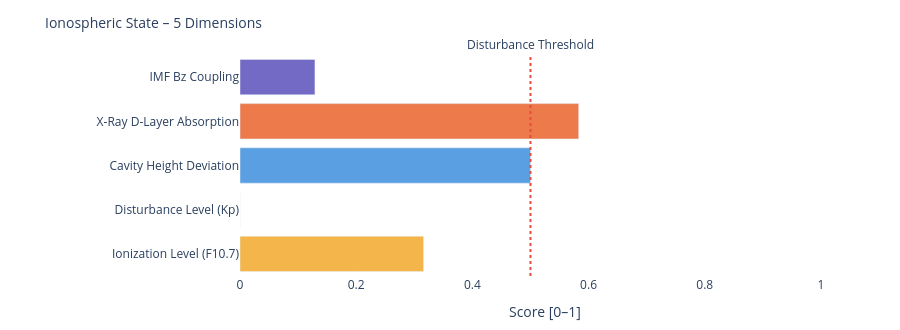

Write notebook code for a chart like this one.
### Markdown cell above
---
### 📐 Systemic Insight: Geometric Cavity vs. Real Schumann Resonance

**Relevant for:** Layer 6 = delta analysis &nbsp;|&nbsp; Layer 7 = feature vector / system interpretation

A cavity height change from 80 km to 70 km shifts the **idealized geometric frequencies** only minimally:

| Modus | Aktuell | Referenz | Δ |
|-------|---------|----------|---|
| SR-1 | 10.4762 Hz | 10.4599 Hz | +16 mHz |
| SR-2 | 18.1452 Hz | 18.1171 Hz | +28 mHz |
| SR-3 | 25.6612 Hz | 25.6215 Hz | +40 mHz |
| SR-4 | 33.1285 Hz | 33.0772 Hz | +51 mHz |

The geometric effect is limited because 10 km is very small compared to Earth's radius (~6371 km).

**Consequence:** Real Schumann deviations are likely driven more strongly by **conductivity, damping, day/night structure, lightning distribution and source geometry** than by pure cavity height.

---

**Layer 6 compares:**
```
geometric Δ from Layer 4  vs.  observed Δ from real Schumann measurement data
```

**Layer 7 Feature:**
```
If real Δ >> geometric Δ  →  non-geometric factors dominant
```

### Code cell
# ============================================================
# IONOSPHERIC STATE – Summary gauge
# Five dimensions: ionization, disturbance, cavity height, X-Ray, Bz coupling
# ============================================================

def norm(v, lo, hi):
    if v is None: return None
    return round(max(0.0, min(1.0, (v - lo) / (hi - lo))), 3)

# Ionization level (F10.7 → F2-Layer)
ioniz = norm(f107_val, 60, 250)

# Disturbance level (Kp → E/F-Layer irregularities)
disturb = norm(kp_val, 0, 9)

# Cavity height deviation from reference (80 km)
h_dev = norm(abs(h_eff - 80), 0, 20)

# X-Ray ionization (D-Layer absorption)
xray_ioniz = None
if xray_now is not None:
    xray_ioniz = norm(math.log10(max(xray_now, 1e-9)) + 9, 0, 5)

# Bz coupling (southward Bz → stronger magnetosphere-ionosphere coupling)
bz_coupling = norm(-(bz_now or 0), -5, 30) if bz_now is not None else None

dims = [
    ('Ionization Level (F10.7)',    ioniz,      '#F2A623'),
    ('Disturbance Level (Kp)',      disturb,    '#7F77DD'),
    ('Cavity Height Deviation',     h_dev,      '#378ADD'),
    ('X-Ray D-Layer Absorption',    xray_ioniz, '#E85D24'),
    ('IMF Bz Coupling',             bz_coupling,'#534AB7'),
]

fig = go.Figure()
for name, val, col in dims:
    if val is not None:
        h = int(val * 20)
        bar = '█' * h + '░' * (20 - h)
        label = f'{name}:  {bar}  {val:.3f}'
    else:
        label = f'{name}:  {"─" * 20}  n/a'
    fig.add_trace(go.Bar(
        x=[val if val is not None else 0],
        y=[name],
        orientation='h',
        marker_color=col, opacity=0.82,
        showlegend=False
    ))

fig.add_vline(x=0.5, line_dash='dot', line_color='#e74c3c',
              annotation_text='Disturbance Threshold', annotation_position='top')
fig.update_layout(
    title=dict(text='Ionospheric State – 5 Dimensions', font=dict(size=14)),
    xaxis=dict(title='Score [0–1]', range=[0, 1.05]),
    height=330, plot_bgcolor='rgba(0,0,0,0)', paper_bgcolor='rgba(0,0,0,0)',
    margin=dict(l=240, r=50, t=55, b=40)
)
fig.show()

print(f'\nIonospheric state:')
for name, val, _ in dims:
    print(f'  {name:<35} {val:.3f}' if val is not None else f'  {name:<35} n/a')

### Figure 1 — Plotly figure (JSON) as saved in the notebook; plotly's stock layout.template omitted (floating-point values rounded to 4 significant figures)
{"data": [{"marker": {"color": "#F2A623"}, "opacity": 0.82, "orientation": "h", "showlegend": false, "type": "bar", "x": [0.316], "y": ["Ionization Level (F10.7)"]}, {"marker": {"color": "#7F77DD"}, "opacity": 0.82, "orientation": "h", "showlegend": false, "type": "bar", "x": [0.0], "y": ["Disturbance Level (Kp)"]}, {"marker": {"color": "#378ADD"}, "opacity": 0.82, "orientation": "h", "showlegend": false, "type": "bar", "x": [0.5], "y": ["Cavity Height Deviation"]}, {"marker": {"color": "#E85D24"}, "opacity": 0.82, "orientation": "h", "showlegend": false, "type": "bar", "x": [0.583], "y": ["X-Ray D-Layer Absorption"]}, {"marker": {"color": "#534AB7"}, "opacity": 0.82, "orientation": "h", "showlegend": false, "type": "bar", "x": [0.129], "y": ["IMF Bz Coupling"]}], "layout": {"annotations": [{"showarrow": false, "text": "Disturbance Threshold", "x": 0.5, "xanchor": "center", "xref": "x", "y": 1, "yanchor": "bottom", "yref": "y domain"}], "height": 330, "margin": {"b": 40, "l": 240, "r": 50, "t": 55}, "paper_bgcolor": "rgba(0,0,0,0)", "plot_bgcolor": "rgba(0,0,0,0)", "shapes": [{"line": {"color": "#e74c3c", "dash": "dot"}, "type": "line", "x0": 0.5, "x1": 0.5, "xref": "x", "y0": 0, "y1": 1, "yref": "y domain"}], "title": {"font": {"size": 14}, "text": "Ionospheric State – 5 Dimensions"}, "xaxis": {"range": [0, 1.05], "title": {"text": "Score [0–1]"}}}}
